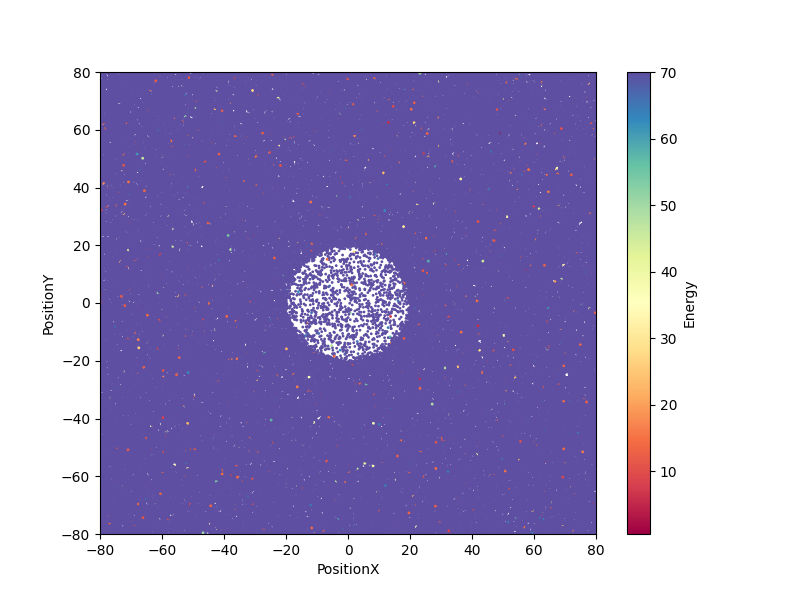
#> input picture pyhtonS/plot_image30.png, 800 x 600 px
$ python vision.py
#> lines starting #> are read from the running program, lines starting #| are printed output that depends on the picture; after the words box and inside, x2 and y2 are one past the last pixel; in counts of white or black regions, pixels touching at a corner belong together
import cv2
import numpy as np
import matplotlib.pyplot as plt

image = cv2.imread('plot_image30.png')
#> image is the input picture: shape (600, 800, 3); mean B, G, R 206.3, 168.8, 176.5
output = image.copy()
height, width = image.shape[:2]
#> height = 600; width = 800
maxRadius = int(width/10)
#> maxRadius = 80
minRadius = int(width/20)
#> minRadius = 40

gray = cv2.cvtColor(image, cv2.COLOR_BGR2GRAY)
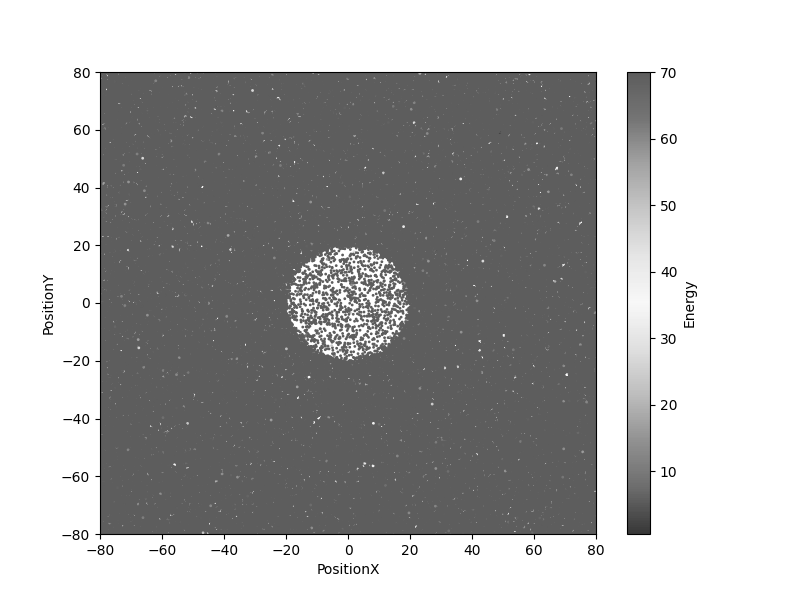
#> gray: shape (600, 800); min 0, max 255, mean 175.4
circles = cv2.HoughCircles(image=gray,
                           method=cv2.HOUGH_GRADIENT,
                           dp=1.05,
                           minDist=400,
                           param1=60,
                           param2=30,
                           minRadius=10,
                           maxRadius= 80
                          )
#> circles = [[341.8, 307.1, 49.27]]

if circles is not None:
    # convert the (x, y) coordinates and radius of the circles to integers
    circlesRound = np.round(circles[0, :]).astype("int")
#> circlesRound = [[342, 307, 49]]
    # loop over the (x, y) coordinates and radius of the circles
    for (x, y, r) in circlesRound:
        cv2.circle(output, (x, y), r, (0, 255, 0), 4)
#> this loop made 1 pass
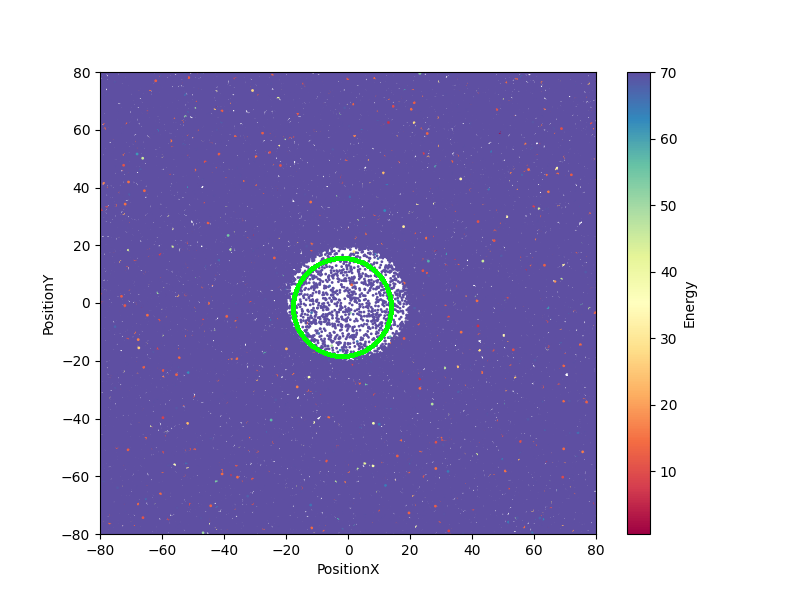
#> output: shape (600, 800, 3); 0.32% of pixels changed, all inside (x1, y1, x2, y2) = (291, 256, 394, 359)

    plt.imshow(output)
    plt.savefig('vision.png')
else:
    print ('No circles found')

$ run again, with pyhtonS/plot_image0.png copied over pyhtonS/plot_image30.png
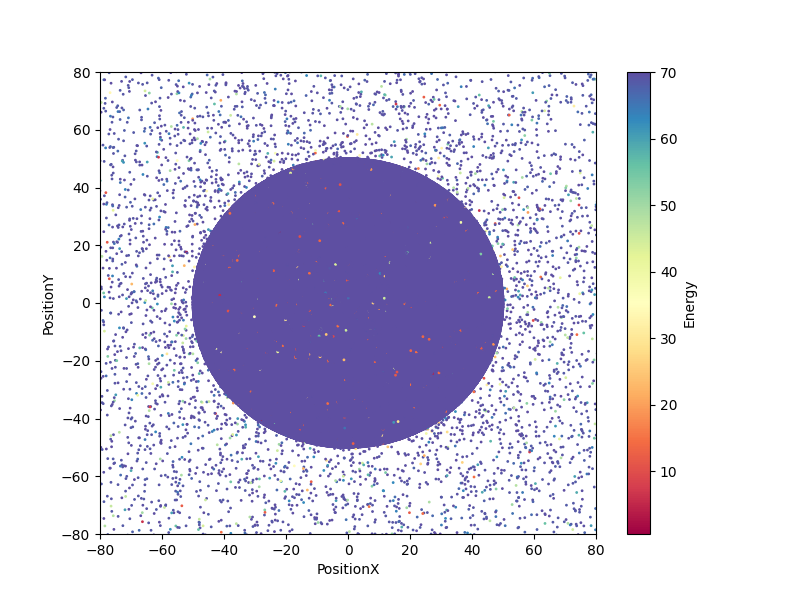
#> input picture pyhtonS/plot_image0.png, 800 x 600 px
#> image is the input picture: shape (600, 800, 3); mean B, G, R 231.9, 217.4, 220.1
#> `gray = cv2.cvtColor(image, cv2.COLOR_BGR2GRAY)`:
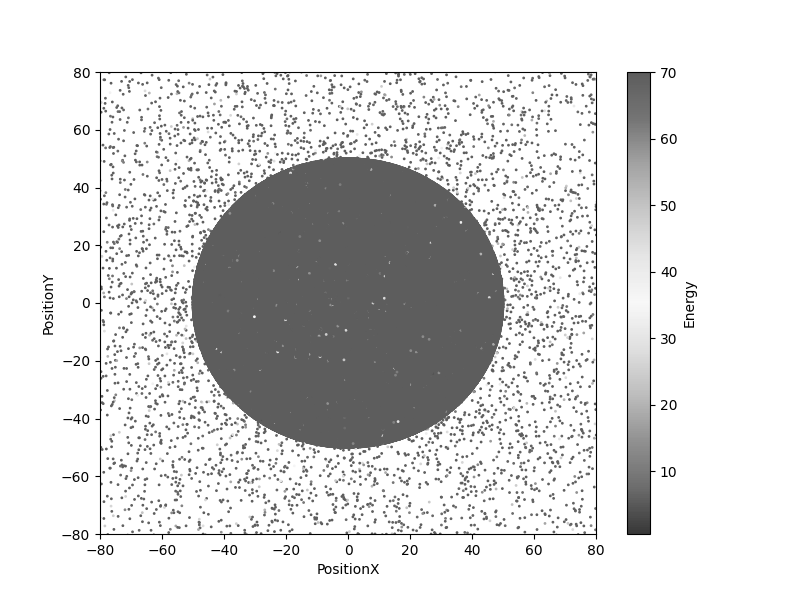
#> gray: shape (600, 800); min 0, max 255, mean 219.9
#> circles = [[517.1, 458.3, 79.4], [223.1, 128.6, 64.39]]
#> circlesRound = [[517, 458, 79], [223, 129, 64]]
#> the loop `for (x, y, r) in circlesRound:` made 2 passes
#> after the loop `for (x, y, r) in circlesRound:`:
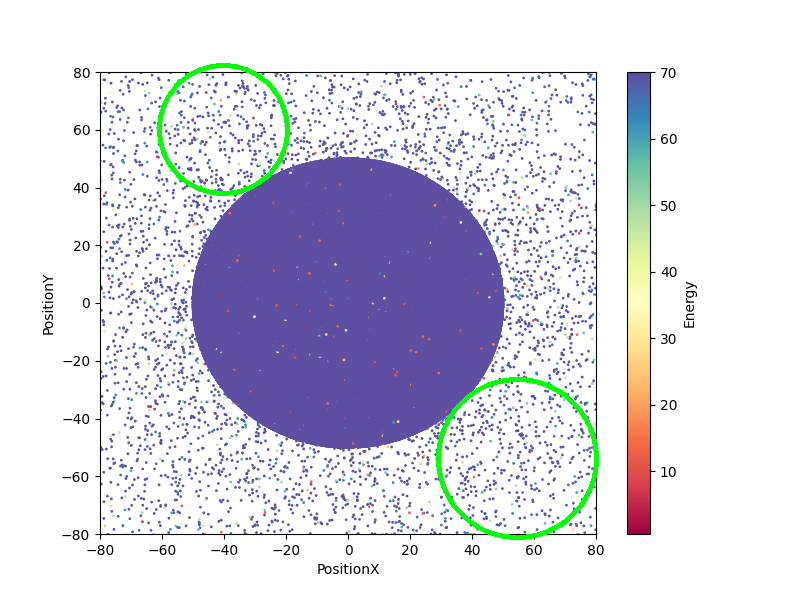
#> output: shape (600, 800, 3); 0.93% of pixels changed, all inside (x1, y1, x2, y2) = (157, 63, 599, 540)

$ run again, with pyhtonS/plot_image10.png copied over pyhtonS/plot_image30.png
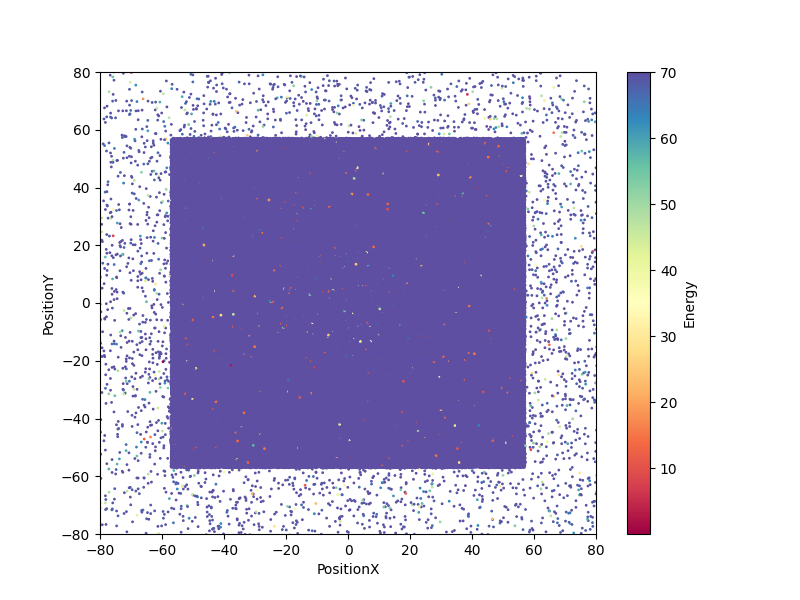
#> input picture pyhtonS/plot_image10.png, 800 x 600 px
#> image is the input picture: shape (600, 800, 3); mean B, G, R 224.1, 202.6, 206.7
#> `gray = cv2.cvtColor(image, cv2.COLOR_BGR2GRAY)`:
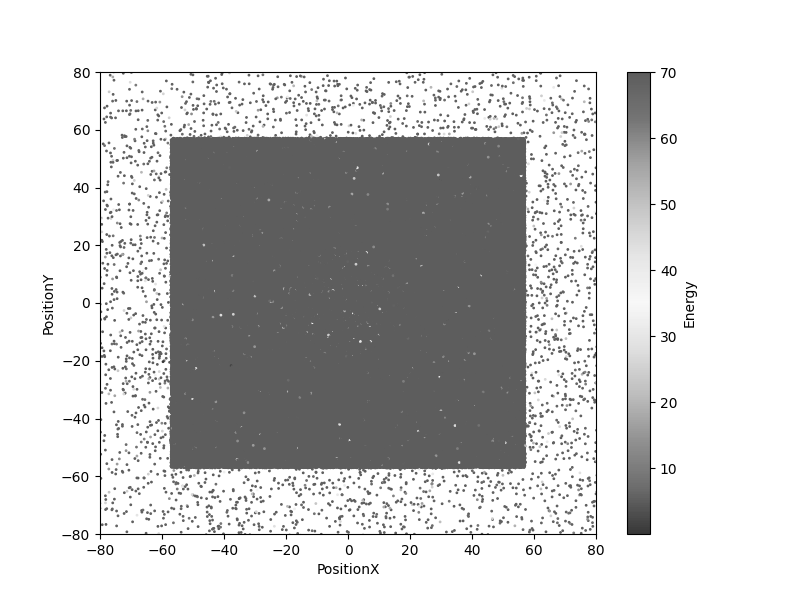
#> gray: shape (600, 800); min 0, max 255, mean 206.3
#> circles = [[522.4, 146.5, 75.94], [154.9, 497.2, 56.3]]
#> circlesRound = [[522, 146, 76], [155, 497, 56]]
#> the loop `for (x, y, r) in circlesRound:` made 2 passes
#> after the loop `for (x, y, r) in circlesRound:`:
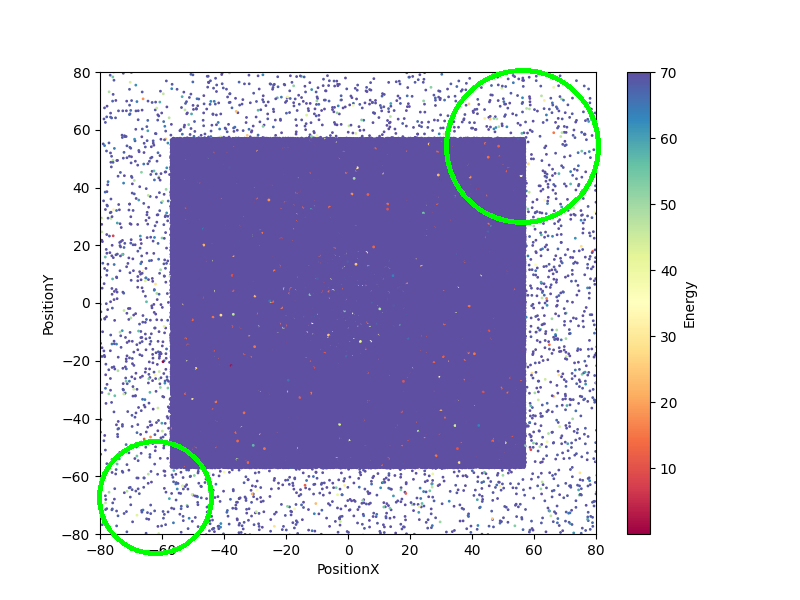
#> output: shape (600, 800, 3); 0.86% of pixels changed, all inside (x1, y1, x2, y2) = (97, 68, 601, 556)
